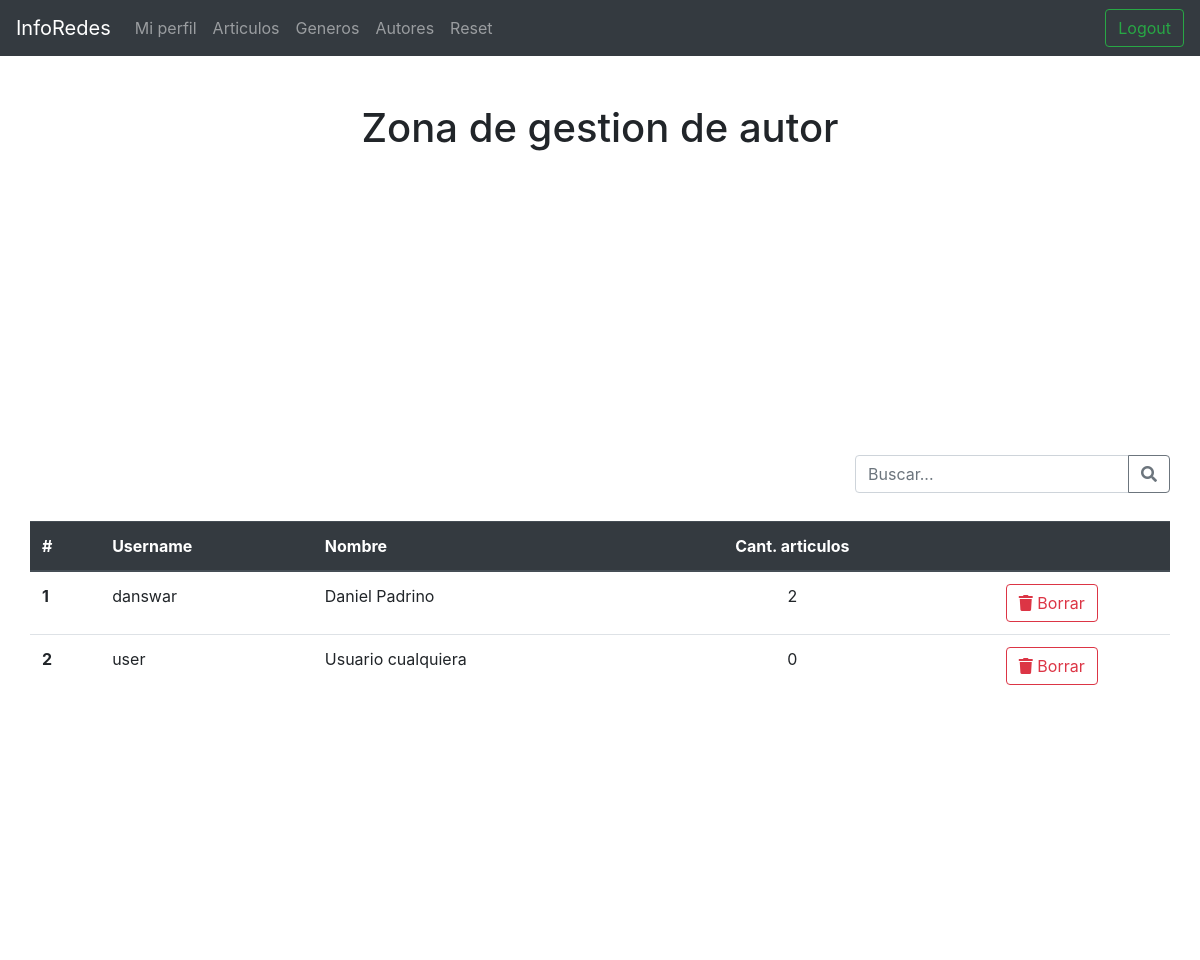
Page /Diario/admin/registro_autor.php (signed in) on the earlier database version.
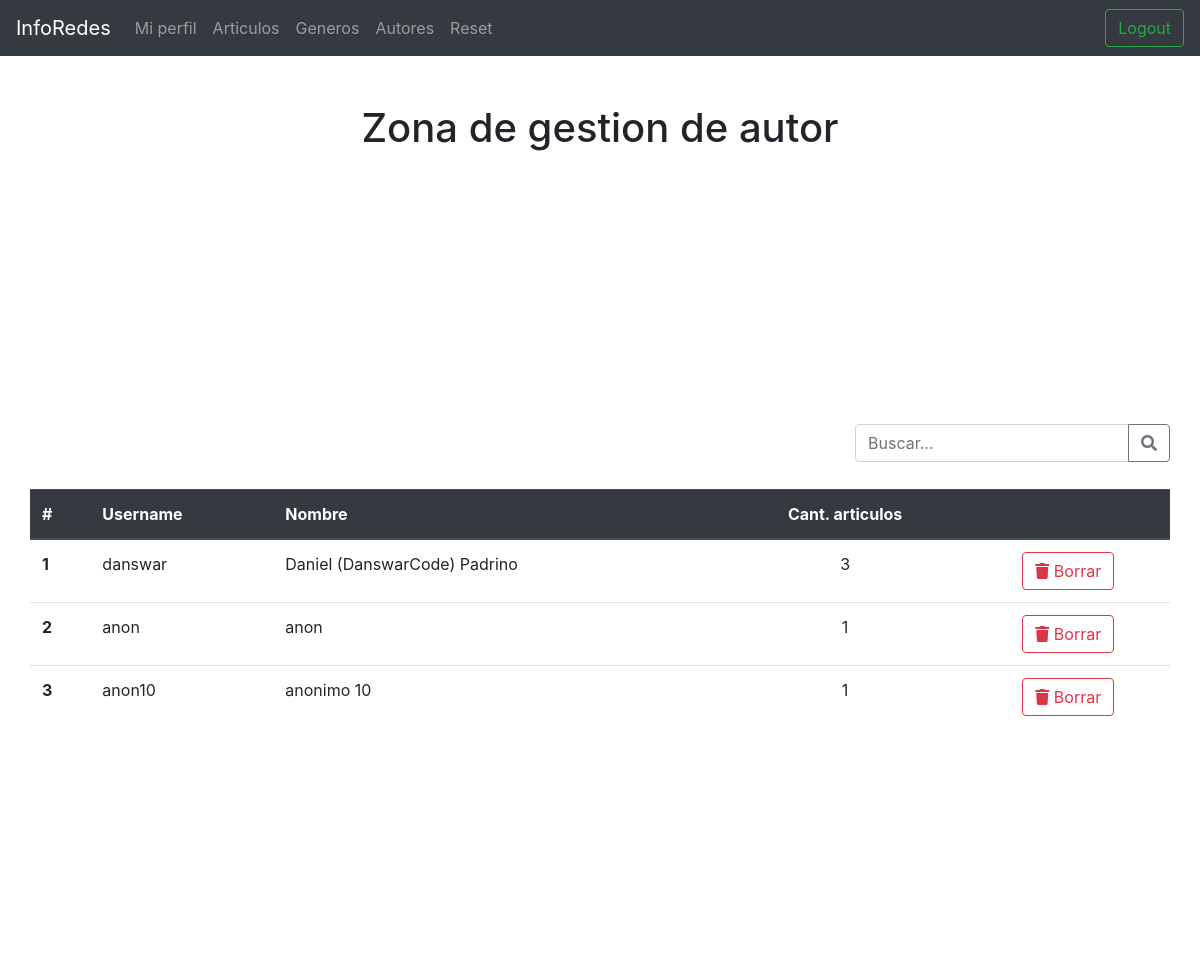
Same page on the later database version.
### tables this page shows
CREATE TABLE `autor` (
  `id` int(10) UNSIGNED NOT NULL,
  `nombre` varchar(100) NOT NULL,
  `usuario_id` int(11) NOT NULL,
  `foto` varchar(100) DEFAULT NULL
);

CREATE TABLE `usuario` (
  `id` int(10) NOT NULL,
  `username` varchar(20) NOT NULL,
  `pwd` varchar(70) NOT NULL,
  `activo` bit(1) NOT NULL
);

### backend/base_datos.php (called while the page is built, shortened)
<?php
    $conexion = NULL;
    function getConexion()
    {
        global $conexion;
        if($conexion){
            return $conexion;
        }else{
            $conexion = mysqli_connect(HOST, USER, PWD, DB);
            mysqli_set_charset($conexion,"utf8");
            return $conexion;
        }
    }
    function ejecutarConsulta($sql){
        $conexion = getConexion();
        $response = mysqli_query($conexion,$sql);
        $tipo_sql = substr( $sql , 0 , 6);
        if( $tipo_sql=="INSERT" || $tipo_sql=="UPDATE" ){
            return mysqli_insert_id( $conexion );
        }else{
           return  mysqli_fetch_all($response, MYSQLI_ASSOC);
        }
    }
?>

### backend/autor_crud.php (called while the page is built, shortened)
<?php
    require_once 'base_datos.php';
    function getAutor($id=NULL)
    {
        $where_id = "1";
        $sql = "SELECT autor.*, usuario.username as username
                FROM autor INNER JOIN usuario
                ON autor.usuario_id = usuario.id  WHERE usuario.activo = 1 AND $where_id";
        return ejecutarConsulta($sql);
    }
?>

### backend/articulos_crud.php (called while the page is built, shortened)
<?php
    require_once 'base_datos.php';
    function getArticuloByAutor( $autor_id ){
        $sql =  "SELECT articulo.id, articulo.titulo, articulo.contenido, articulo.imagen_1, articulo.subtitulo, articulo.fecha, articulo.autor_id, autor.nombre autor, genero.nombre genero, articulo.activo
        from articulo
        inner join autor on autor_id=autor.id
        inner join genero on genero_id=genero.id   WHERE articulo.autor_id = $autor_id ORDER BY `articulo`.`id` DESC";
        return ejecutarConsulta($sql);
    }
?>

### Diario/admin/registro_autor.php (the view, shortened to what this page needs)
<?php
 require "../../backend/autor_crud.php";
 require "../../backend/articulos_crud.php";
	$listaAutores = getAutor();
?>
<!DOCTYPE html>
<html lang="en">
<head>
	<link rel="stylesheet" href="estilos.css">
	<link rel="stylesheet" href="https://use.fontawesome.com/releases/v5.3.1/css/all.css">
	<link rel="stylesheet" href="https://stackpath.bootstrapcdn.com/bootstrap/4.4.0/css/bootstrap.min.css">
</head>
<body>
	<h1 class="text-center mt-5">Zona de gestion de autor</h1>
	<div class="container">
		<div class="row  d-flex flex-row-reverse mt-5">
			<form >
				<div class="input-group">
					<input type="text" class="form-control" placeholder="Buscar..." aria-label="Recipient's username" aria-describedby="button-addon2">
					<div class="input-group-append">
						<button class="btn btn-outline-secondary" type="button" id="button-addon2"><i class="fas fa-search"></i></button>
					</div>
				</div>
			</form>
		</div>
		<div class="row mt-3">
			<table class="table table-hover">
				<thead class="thead-dark">
					<tr>
					<th scope="col">#</th>
					<th scope="col">Username</th>
					<th scope="col">Nombre</th>
					<th scope="col" class='text-center'>Cant. articulos</th>
					<th scope="col "></th>
					</tr>
				</thead>
				<tbody>
					<?php
						foreach( $listaAutores as $autor ) {
							$id = $autor['id'];
							$cant_noticias = count( getArticuloByAutor($id) );
							echo "  <tr>
									<th scope='row'>{$autor['id']}</th>
									<td>{$autor['username']}</td>
									<td>{$autor['nombre']}</td>
									<td class='text-center'>{$cant_noticias}</td>
									<td class='text-center'>
									<button onclick='borrarRegistro($id)' class='btn btn-outline-danger'><i class='fas fa-trash'></i> Borrar</button>
									</td>
									</tr>";
						}
					?>
				</tbody>
			</table>
		</div>
	</div>
</body>
</html>

Differences in the rows shown:
changed autor "danswar": nombre "Daniel Padrino" → "Daniel (DanswarCode) Padrino"; cant_noticias "2" → "3"
changed autor id 2: usuario.username "user" → "anon"; nombre "Usuario cualquiera" → "anon"; cant_noticias "0" → "1"
added autor: id "3", usuario.username "anon10", nombre "anonimo 10", cant_noticias "1"
